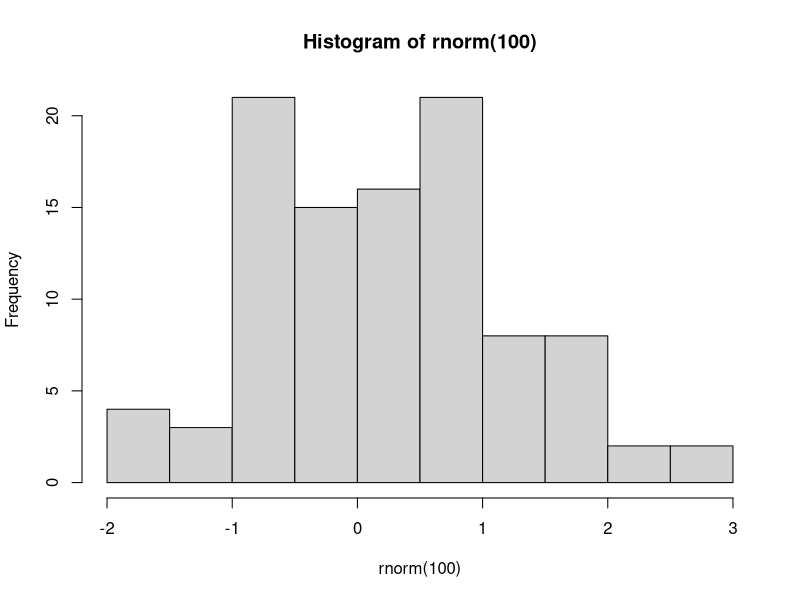

This chart was generated by the following R code:
## ---- chunk 1
1+2
## ---- chunk 2
hist(rnorm(100))
